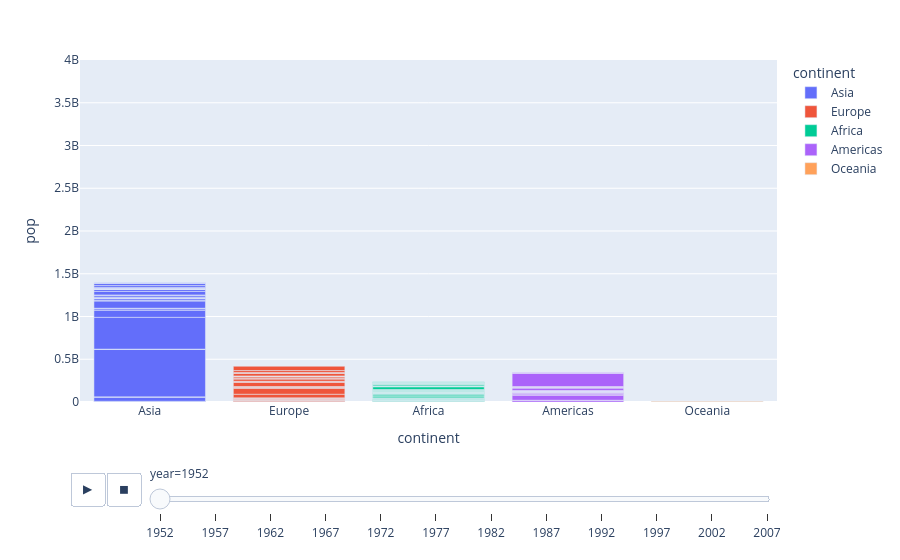

Notebook cell for this chart:
### Code cell
pop_data = px.data.gapminder()
px.bar(
    pop_data,
    x="continent",
    y="pop",
    color="continent",
    animation_frame="year",
    # animation_group="country",
    range_y=[0, 4000000000],
)

### Figure 1 — Plotly figure (JSON) as saved in the notebook; plotly's stock layout.template omitted (floating-point values rounded to 4 significant figures)
{"data": [{"alignmentgroup": "True", "hovertemplate": "continent=%{x}<br>year=1952<br>pop=%{y}<extra></extra>", "legendgroup": "Asia", "marker": {"color": "#636efa", "pattern": {"shape": ""}}, "name": "Asia", "offsetgroup": "Asia", "orientation": "v", "showlegend": true, "textposition": "auto", "type": "bar", "x": ["Asia", "Asia", "Asia", "Asia", "Asia", "Asia", "Asia", "Asia", "Asia", "Asia", "Asia", "Asia", "Asia", "Asia", "Asia", "Asia", "Asia", "Asia", "Asia", "Asia", "Asia", "Asia", "Asia", "Asia", "Asia", "Asia", "Asia", "Asia", "Asia", "Asia", "Asia", "Asia", "Asia"], "xaxis": "x", "y": [8425333, 120447, 46886859, 4693836, 556263527, 2125900, 372000000, 82052000, 17272000, 5441766, 1620914, 86459025, 607914, 8865488, 20947571, 160000, 1439529, 6748378, 800663, 20092996, 9182536, 507833, 41346560, 22438691, 4005677, 1127000, 7982342, 3661549, 8550362, 21289402, 26246839, 1030585, 4963829], "yaxis": "y"}, {"alignmentgroup": "True", "hovertemplate": "continent=%{x}<br>year=1952<br>pop=%{y}<extra></extra>", "legendgroup": "Europe", "marker": {"color": "#EF553B", "pattern": {"shape": ""}}, "name": "Europe", "offsetgroup": "Europe", "orientation": "v", "showlegend": true, "textposition": "auto", "type": "bar", "x": ["Europe", "Europe", "Europe", "Europe", "Europe", "Europe", "Europe", "Europe", "Europe", "Europe", "Europe", "Europe", "Europe", "Europe", "Europe", "Europe", "Europe", "Europe", "Europe", "Europe", "Europe", "Europe", "Europe", "Europe", "Europe", "Europe", "Europe", "Europe", "Europe", "Europe"], "xaxis": "x", "y": [1282697, 6927772, 8730405, 2791000, 7274900, 3882229, 9125183, 4334000, 4090500, 42459667, 69145952, 7733250, 9504000, 147962, 2952156, 47666000, 413834, 10381988, 3327728, 25730551, 8526050, 16630000, 6860147, 3558137, 1489518, 28549870, 7124673, 4815000, 22235677, 50430000], "yaxis": "y"}, {"alignmentgroup": "True", "hovertemplate": "continent=%{x}<br>year=1952<br>pop=%{y}<extra></extra>", "legendgroup": "Africa", "marker": {"color": "#00cc96", "pattern": {"shape": ""}}, "name": "Africa", "offsetgroup": "Africa", "orientation": "v", "showlegend": true, "textposition": "auto", "type": "bar", "x": ["Africa", "Africa", "Africa", "Africa", "Africa", "Africa", "Africa", "Africa", "Africa", "Africa", "Africa", "Africa", "Africa", "Africa", "Africa", "Africa", "Africa", "Africa", "Africa", "Africa", "Africa", "Africa", "Africa", "Africa", "Africa", "Africa", "Africa", "Africa", "Africa", "Africa", "Africa", "Africa", "Africa", "Africa", "Africa", "Africa", "Africa", "Africa", "Africa", "Africa", "Africa", "Africa", "Africa", "Africa", "Africa", "Africa", "Africa", "Africa", "Africa", "Africa", "Africa", "Africa"], "xaxis": "x", "y": [9279525, 4232095, 1738315, 442308, 4469979, 2445618, 5009067, 1291695, 2682462, 153936, 14100005, 854885, 2977019, 63149, 22223309, 216964, 1438760, 20860941, 420702, 284320, 5581001, 2664249, 580653, 6464046, 748747, 863308, 1019729, 4762912, 2917802, 3838168, 1022556, 516556, 9939217, 6446316, 485831, 3379468, 33119096, 257700, 2534927, 60011, 2755589, 2143249, 2526994, 14264935, 8504667, 290243, 8322925, 1219113, 3647735, 5824797, 2672000, 3080907], "yaxis": "y"}, {"alignmentgroup": "True", "hovertemplate": "continent=%{x}<br>year=1952<br>pop=%{y}<extra></extra>", "legendgroup": "Americas", "marker": {"color": "#ab63fa", "pattern": {"shape": ""}}, "name": "Americas", "offsetgroup": "Americas", "orientation": "v", "showlegend": true, "textposition": "auto", "type": "bar", "x": ["Americas", "Americas", "Americas", "Americas", "Americas", "Americas", "Americas", "Americas", "Americas", "Americas", "Americas", "Americas", "Americas", "Americas", "Americas", "Americas", "Americas", "Americas", "Americas", "Americas", "Americas", "Americas", "Americas", "Americas", "Americas"], "xaxis": "x", "y": [17876956, 2883315, 56602560, 14785584, 6377619, 12350771, 926317, 6007797, 2491346, 3548753, 2042865, 3146381, 3201488, 1517453, 1426095, 30144317, 1165790, 940080, 1555876, 8025700, 2227000, 662850, 157553000, 2252965, 5439568], "yaxis": "y"}, {"alignmentgroup": "True", "hovertemplate": "continent=%{x}<br>year=1952<br>pop=%{y}<extra></extra>", "legendgroup": "Oceania", "marker": {"color": "#FFA15A", "pattern": {"shape": ""}}, "name": "Oceania", "offsetgroup": "Oceania", "orientation": "v", "showlegend": true, "textposition": "auto", "type": "bar", "x": ["Oceania", "Oceania"], "xaxis": "x", "y": [8691212, 1994794], "yaxis": "y"}], "layout": {"barmode": "relative", "legend": {"title": {"text": "continent"}, "tracegroupgap": 0}, "margin": {"t": 60}, "sliders": [{"active": 0, "currentvalue": {"prefix": "year="}, "len": 0.9, "pad": {"b": 10, "t": 60}, "steps": [{"args": [["1952"], {"frame": {"duration": 0, "redraw": true}, "fromcurrent": true, "mode": "immediate", "transition": {"duration": 0, "easing": "linear"}}], "label": "1952", "method": "animate"}, {"args": [["1957"], {"frame": {"duration": 0, "redraw": true}, "fromcurrent": true, "mode": "immediate", "transition": {"duration": 0, "easing": "linear"}}], "label": "1957", "method": "animate"}, {"args": [["1962"], {"frame": {"duration": 0, "redraw": true}, "fromcurrent": true, "mode": "immediate", "transition": {"duration": 0, "easing": "linear"}}], "label": "1962", "method": "animate"}, {"args": [["1967"], {"frame": {"duration": 0, "redraw": true}, "fromcurrent": true, "mode": "immediate", "transition": {"duration": 0, "easing": "linear"}}], "label": "1967", "method": "animate"}, {"args": [["1972"], {"frame": {"duration": 0, "redraw": true}, "fromcurrent": true, "mode": "immediate", "transition": {"duration": 0, "easing": "linear"}}], "label": "1972", "method": "animate"}, {"args": [["1977"], {"frame": {"duration": 0, "redraw": true}, "fromcurrent": true, "mode": "immediate", "transition": {"duration": 0, "easing": "linear"}}], "label": "1977", "method": "animate"}, {"args": [["1982"], {"frame": {"duration": 0, "redraw": true}, "fromcurrent": true, "mode": "immediate", "transition": {"duration": 0, "easing": "linear"}}], "label": "1982", "method": "animate"}, {"args": [["1987"], {"frame": {"duration": 0, "redraw": true}, "fromcurrent": true, "mode": "immediate", "transition": {"duration": 0, "easing": "linear"}}], "label": "1987", "method": "animate"}, {"args": [["1992"], {"frame": {"duration": 0, "redraw": true}, "fromcurrent": true, "mode": "immediate", "transition": {"duration": 0, "easing": "linear"}}], "label": "1992", "method": "animate"}, {"args": [["1997"], {"frame": {"duration": 0, "redraw": true}, "fromcurrent": true, "mode": "immediate", "transition": {"duration": 0, "easing": "linear"}}], "label": "1997", "method": "animate"}, {"args": [["2002"], {"frame": {"duration": 0, "redraw": true}, "fromcurrent": true, "mode": "immediate", "transition": {"duration": 0, "easing": "linear"}}], "label": "2002", "method": "animate"}, {"args": [["2007"], {"frame": {"duration": 0, "redraw": true}, "fromcurrent": true, "mode": "immediate", "transition": {"duration": 0, "easing": "linear"}}], "label": "2007", "method": "animate"}], "x": 0.1, "xanchor": "left", "y": 0, "yanchor": "top"}], "updatemenus": [{"buttons": [{"args": [null, {"frame": {"duration": 500, "redraw": true}, "fromcurrent": true, "mode": "immediate", "transition": {"duration": 500, "easing": "linear"}}], "label": "&#9654;", "method": "animate"}, {"args": [[null], {"frame": {"duration": 0, "redraw": true}, "fromcurrent": true, "mode": "immediate", "transition": {"duration": 0, "easing": "linear"}}], "label": "&#9724;", "method": "animate"}], "direction": "left", "pad": {"r": 10, "t": 70}, "showactive": false, "type": "buttons", "x": 0.1, "xanchor": "right", "y": 0, "yanchor": "top"}], "xaxis": {"anchor": "y", "categoryarray": ["Asia", "Europe", "Africa", "Americas", "Oceania"], "categoryorder": "array", "domain": [0, 1], "title": {"text": "continent"}}, "yaxis": {"anchor": "x", "domain": [0, 1], "range": [0, 4000000000], "title": {"text": "pop"}}}}
